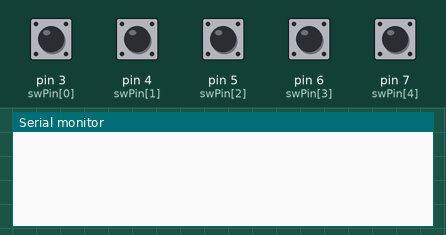
The sketch below on a simulated Arduino Uno, built with avr-gcc and run on an emulated ATmega328P. On the bench: the last lines printed to the serial monitor. The test bench sets the inputs (shaded band); at power-on: pin 3 (swPin[0]), pin 4 (swPin[1]), pin 5 (swPin[2]), pin 6 (swPin[3]), pin 7 (swPin[4]) LOW.

Above: at 1.2 s.
1.3 s: pin 3 (swPin[0]) pulled HIGH for 0.15 s
At 1.8 s:
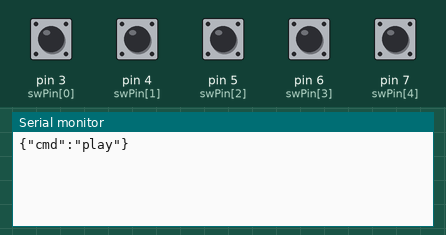
2.9 s: pin 4 (swPin[1]) pulled HIGH for 0.15 s
At 4.1 s:
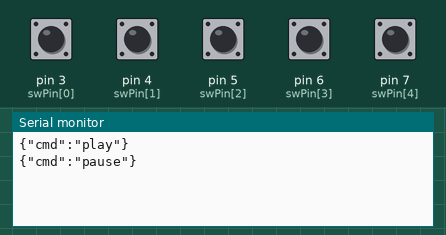
4.5 s: pin 5 (swPin[2]) pulled HIGH for 0.15 s
At 5.4 s:
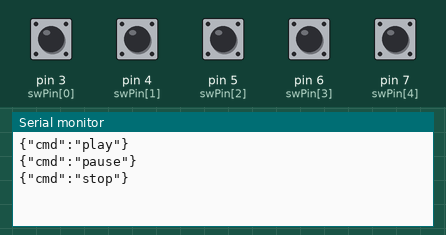
6.1 s: pin 6 (swPin[3]) pulled HIGH for 0.15 s
At 6.6 s:
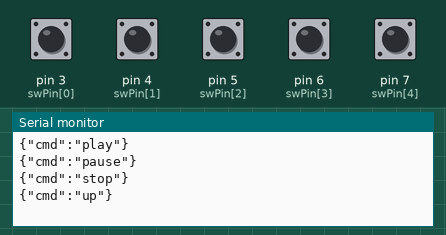
7.7 s: pin 7 (swPin[4]) pulled HIGH for 0.15 s
At 9.0 s:
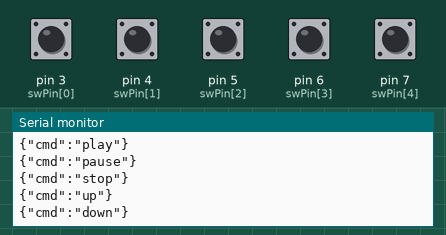

The sketch:

firmware.ino
```cpp
int swPin[] = {3,4,5,6,7};

void setup(){
  Serial.begin(9600);
  for(int i=0;i<sizeof(swPin)/sizeof(int);i++){
    pinMode(swPin[i], INPUT);
  }
}

char trans[20]; // Array fro sending number(or string)

void loop(){
  for(int i=0;i<sizeof(swPin)/sizeof(int);i++){
    if(digitalRead(swPin[i]) == HIGH){
      memset(trans, 0, 20);
      char *json = &trans[0];
      char *message[] = {"\"play\"","\"pause\"","\"stop\"","\"up\"","\"down\""};
      sprintf(json, "{\"cmd\":%s}",message[i]);
      Serial.println(json);
      //delay(50);
      while(digitalRead(swPin[i]) == HIGH);
    }
  }
}
```

Measured:
- after the input at 1.3 s, the serial monitor: prints a new line at once (image 1)
- after the input at 2.9 s, the serial monitor: prints a new line at once (image 2)
- after the input at 4.5 s, the serial monitor: prints a new line at once (image 3)
- after the input at 6.1 s, the serial monitor: prints a new line at once (image 4)
- after the input at 7.7 s, the serial monitor: prints a new line at once (image 5)
